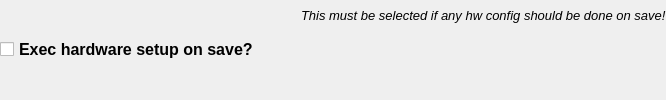
          <widget class="QWidget" name="horizontalWidget16" native="true">
           <property name="sizePolicy">
            <sizepolicy hsizetype="Expanding" vsizetype="Fixed">
             <horstretch>0</horstretch>
             <verstretch>0</verstretch>
            </sizepolicy>
           </property>
           <layout class="QHBoxLayout" name="horizontalLayout_28">
            <property name="leftMargin">
             <number>0</number>
            </property>
            <property name="topMargin">
             <number>0</number>
            </property>
            <property name="rightMargin">
             <number>0</number>
            </property>
            <property name="bottomMargin">
             <number>0</number>
            </property>
            <item>
             <widget class="QCheckBox" name="checkBoxHardwareSave">
              <property name="sizePolicy">
               <sizepolicy hsizetype="Expanding" vsizetype="Fixed">
                <horstretch>0</horstretch>
                <verstretch>0</verstretch>
               </sizepolicy>
              </property>
              <property name="minimumSize">
               <size>
                <width>240</width>
                <height>0</height>
               </size>
              </property>
              <property name="font">
               <font>
                <pointsize>12</pointsize>
                <bold>true</bold>
               </font>
              </property>
              <property name="text">
               <string>Exec hardware setup on save?</string>
              </property>
             </widget>
            </item>
            <item>
             <layout class="QFormLayout" name="hardwareinfo">
              <property name="rightMargin">
               <number>0</number>
              </property>
              <item row="0" column="0">
               <widget class="QLabel" name="label_13">
                <property name="sizePolicy">
                 <sizepolicy hsizetype="Fixed" vsizetype="Fixed">
                  <horstretch>0</horstretch>
                  <verstretch>0</verstretch>
                 </sizepolicy>
                </property>
                <property name="minimumSize">
                 <size>
                  <width>30</width>
                  <height>30</height>
                 </size>
                </property>
                <property name="maximumSize">
                 <size>
                  <width>30</width>
                  <height>30</height>
                 </size>
                </property>
                <property name="text">
                 <string>&lt;html&gt;&lt;head/&gt;&lt;body&gt;&lt;p&gt;&lt;img src=&quot;:/ico_warning.png&quot;/&gt;&lt;/p&gt;&lt;/body&gt;&lt;/html&gt;</string>
                </property>
               </widget>
              </item>
              <item row="0" column="1">
               <widget class="QLabel" name="label_14">
                <property name="sizePolicy">
                 <sizepolicy hsizetype="Expanding" vsizetype="Fixed">
                  <horstretch>0</horstretch>
                  <verstretch>0</verstretch>
                 </sizepolicy>
                </property>
                <property name="minimumSize">
                 <size>
                  <width>0</width>
                  <height>30</height>
                 </size>
                </property>
                <property name="maximumSize">
                 <size>
                  <width>16777215</width>
                  <height>30</height>
                 </size>
                </property>
                <property name="font">
                 <font>
                  <pointsize>10</pointsize>
                  <italic>true</italic>
                 </font>
                </property>
                <property name="text">
                 <string>This must be selected if any hw config should be done on save!</string>
                </property>
               </widget>
              </item>
             </layout>
            </item>
           </layout>
          </widget>
